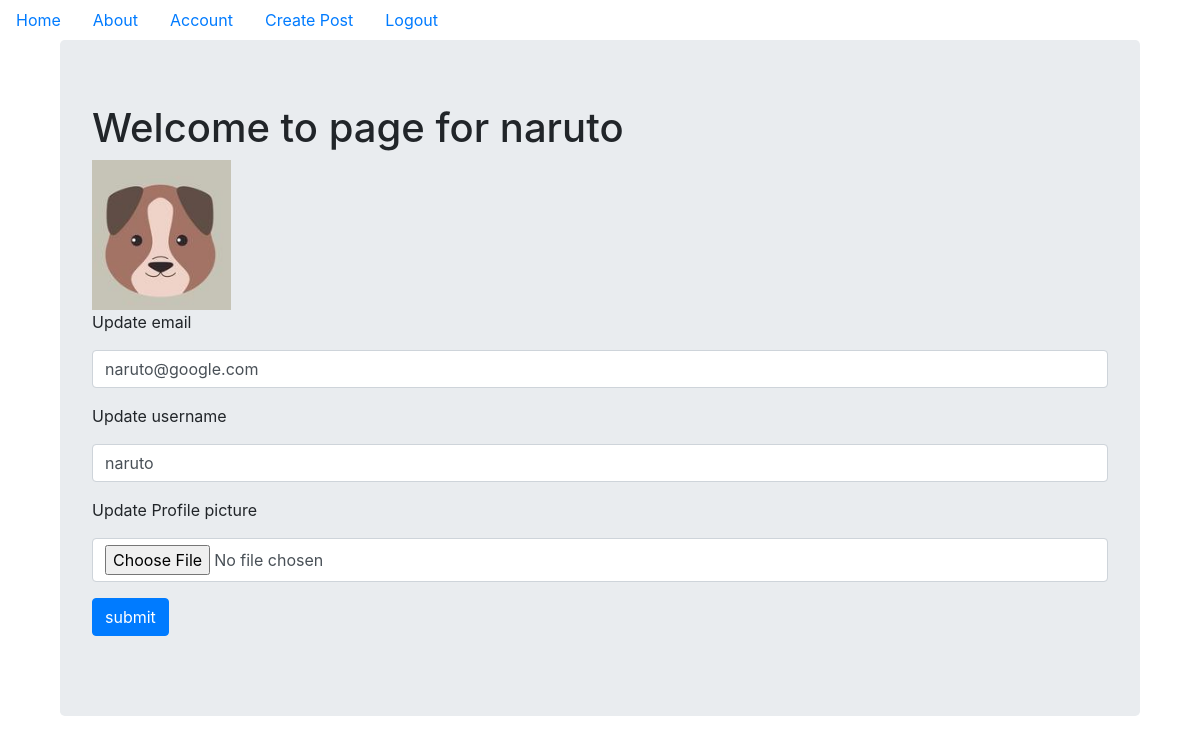
The app's page /account (signed in) with its own data.
### myproject/models.py (models this page shows, shortened)
class User(db.Model,UserMixin):
	__tablename__ = 'users'
	id = db.Column(db.Integer,primary_key=True)
	username = db.Column(db.String(64),unique= True,index=True)
	password_hash = db.Column(db.String(128))
	email = db.Column(db.String(64),unique=True,index=True)
	profile_image = db.Column(db.String,nullable=False,default='default_profile.png')
	posts = db.relationship('BlogPosts',backref='author',lazy=True)

### myproject/user/views.py (the view)
@users.route('/account',methods=['GET','POST'])
@login_required
def account():
	form = UpdateForm()
	if form.validate_on_submit():
		if form.picture.data:
			username = current_user.username
			pic = add_profile_pic(form.picture.data,username)
			current_user.profile_image = pic
		current_user.username = form.username.data
		current_user.email = form.email.data
		db.session.commit()
		flash('user account updated')
		return redirect(url_for('users.account'))
	elif request.method == 'GET':
		form.username.data = current_user.username
		form.email.data = current_user.email
	profile_image = url_for('static',filename='profile_pics/'+current_user.profile_image)
	return render_template('account.html',form=form,profile_image=profile_image)

### myproject/user/forms.py (shortened to what this page needs)
class UpdateForm(FlaskForm):
    username = StringField('Update username',validators=[DataRequired()])
    email = StringField('Update email',validators=[DataRequired(),Email()])
    picture = FileField('Update Profile picture',validators=[FileAllowed(['jpg','png'])])
    submit = SubmitField('submit')

### myproject/models.py (called while the page is built)
@login_manager.user_loader
def load_user(user_id):
	return User.query.get(user_id)

### myproject/templates/account.html (shortened to what this page needs)
{% extends "base.html" %}
{% block content %}
<div class="container">
	<div class="jumbotron">
		<h1>Welcome to page for {{current_user.username}}</h1>
		<img src="{{ url_for('static', filename='profile_pics/' + current_user.profile_image) }}">
		<form method="POST" action="" enctype="multipart/form-data">
			<div class="form-group">
				{{form.email.label(class='form-group')}}
				{{form.email(class='form-control')}}
			</div>
			<div class="form-group">
				{{form.username.label(class='form-group')}}
				{{form.username(class='form-control')}}
			</div>
			<div class="form-group">
				{{form.picture.label(class='form-group')}}
				{{form.picture(class='form-control')}}
			</div>
			<div class="form-group">
				{{form.submit(class='btn btn-primary')}}
			</div>
		</form>
	</div>
</div>
{% endblock %}

### records on screen
User: username "naruto", profile_image (placeholder picture), email "naruto@google.com"
